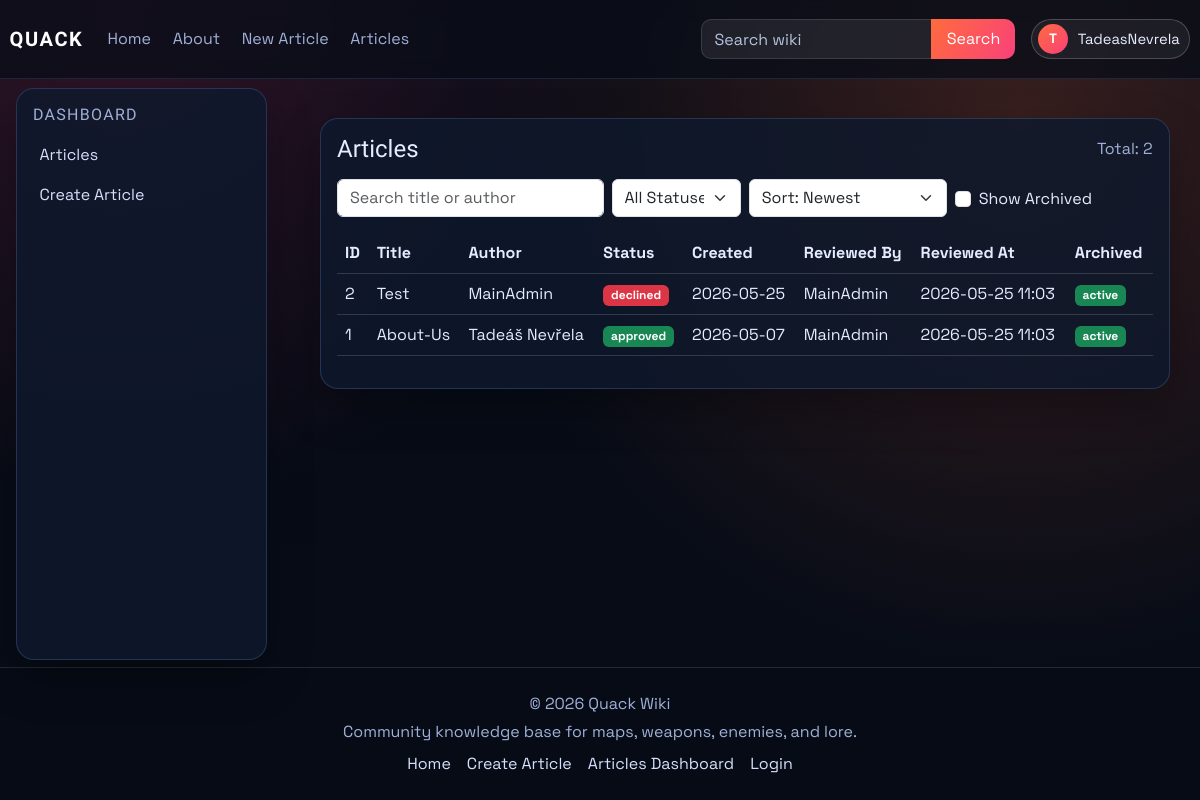
/dashboard/articles (signed in), run on an earlier commit of the app's database.
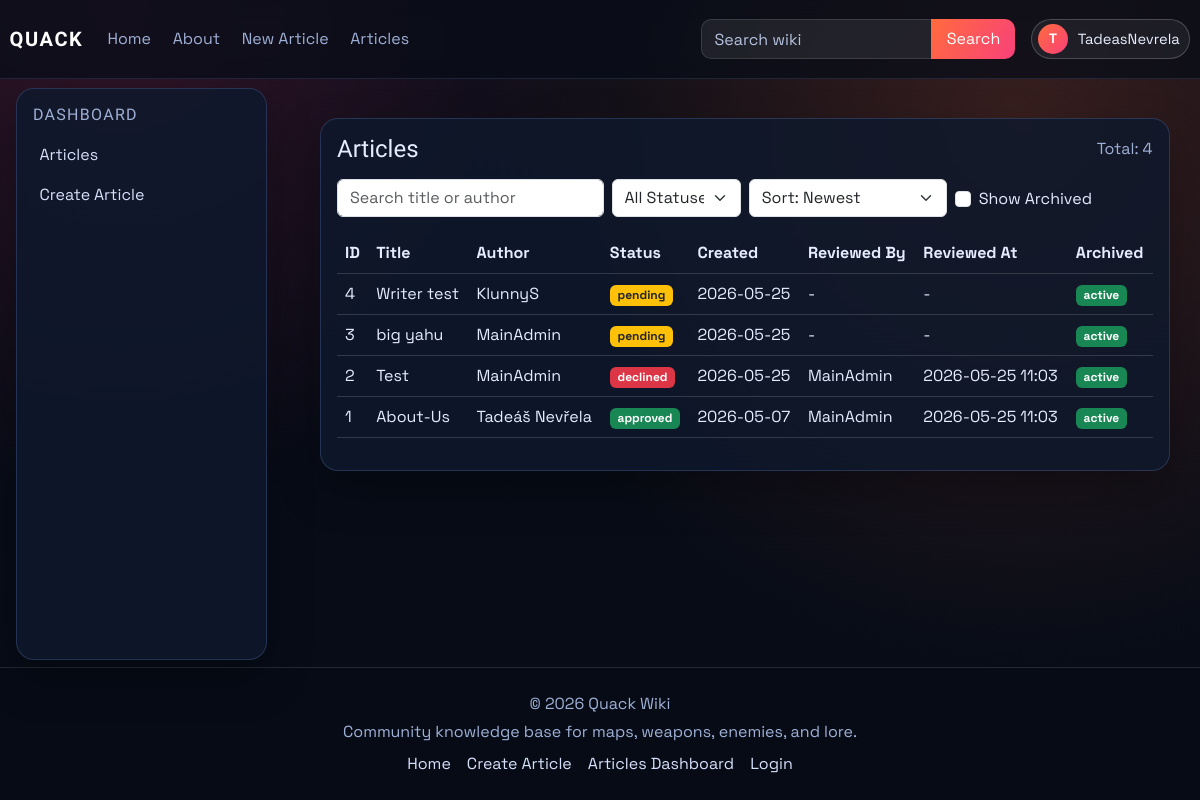
And on a later commit of the database.
### models.py (models this page shows, shortened)
class User(db.Model, UserMixin):
    id = db.Column(db.Integer, primary_key=True)
    username = db.Column(db.String(120), unique=True, nullable=False)
    email = db.Column(db.String(120), unique=True, nullable=False)
    password_hash = db.Column(db.String(128), nullable=False)
    created_at = db.Column(db.DateTime, default=datetime.utcnow)
    role = db.Column(db.String(30), default='user')
    is_archived = db.Column(db.Boolean, default=False, nullable=False)
    archived_at = db.Column(db.DateTime, nullable=True)

class Article(db.Model):
    id = db.Column(db.Integer, primary_key=True)
    title = db.Column(db.String(120), unique=True, nullable=False)
    author = db.Column(db.String(120), nullable=False)
    created_at = db.Column(db.DateTime, default=datetime.utcnow)
    image_url = db.Column(db.String(120), default='default.png')
    summary = db.Column(db.Text)
    content = db.Column(db.Text, nullable=False)
    tags = db.Column(db.JSON, default=list)
    status = db.Column(db.String(20), default='pending', nullable=False)
    approved_by = db.Column(db.String(120), nullable=True)
    approved_at = db.Column(db.DateTime, nullable=True)
    is_archived = db.Column(db.Boolean, default=False, nullable=False)
    archived_at = db.Column(db.DateTime, nullable=True)

### main.py (the view)
@app.route('/dashboard/articles')
@role_required(['admin', 'writer'])
def dashboard_articles():
    search = (request.args.get('q') or '').strip()
    status_filter = (request.args.get('status') or 'all').strip().lower()
    show_archived = request.args.get('show_archived') == '1'
    sort = (request.args.get('sort') or 'newest').strip().lower()
    query = Article.query
    if not show_archived:
        query = query.filter(Article.is_archived.is_(False))
    if search:
        like = f'%{search}%'
        query = query.filter((Article.title.ilike(like)) | (Article.author.ilike(like)))
    if status_filter in {'pending', 'approved', 'declined'}:
        query = query.filter(Article.status == status_filter)
    sort_map = {
        'newest': Article.created_at.desc(),
        'oldest': Article.created_at.asc(),
        'title_az': Article.title.asc(),
        'title_za': Article.title.desc(),
        'status_az': Article.status.asc(),
        'status_za': Article.status.desc(),
    }
    articles = query.order_by(sort_map.get(sort, Article.created_at.desc())).all()
    return render_template(
        'dashboard_articles.html',
        articles=articles,
        search=search,
        status_filter=status_filter,
        show_archived=show_archived,
        sort=sort,
    )

### main.py (called while the page is built)
@login_manager.user_loader
def load_user(user_id):
    return User.query.get(int(user_id))

def role_required(role_names: list):
    def decorator(func):
        @wraps(func)
        @login_required
        def wrapper(*args, **kwargs):
            if current_user.role not in role_names:
                abort(403)
            return func(*args, **kwargs)
        return wrapper
    return decorator

### templates/dashboard_articles.html (shortened to what this page needs)
{% extends "_base.html" %}
{% block content %}
<div class="container-fluid px-0">
    <section id="articles-section" class="card p-3">
        <div class="d-flex justify-content-between align-items-center mb-3">
            <h4 class="mb-0">Articles</h4>
            <span class="text-muted">Total: {{ articles|length }}</span>
        </div>
        <form method="GET" action="{{ url_for('dashboard_articles') }}" class="row g-2 mb-3" id="articlesFilterForm">
            <div class="col-md-4">
                <input class="form-control" type="search" name="q" value="{{ search }}" placeholder="Search title or author" id="articlesSearch">
            </div>
            <div class="col-md-2">
                <select class="form-select" name="status" onchange="this.form.submit()">
                    <option value="all" {% if status_filter == 'all' %}selected{% endif %}>All Statuses</option>
                </select>
            </div>
            <div class="col-md-3">
                <select class="form-select" name="sort" onchange="this.form.submit()">
                    <option value="newest" {% if sort == 'newest' %}selected{% endif %}>Sort: Newest</option>
                </select>
            </div>
            <div class="col-md-3">
                <div class="form-check mt-2">
                    <input class="form-check-input" type="checkbox" value="1" id="showArchivedArticles" name="show_archived" onchange="this.form.submit()" {% if show_archived %}checked{% endif %}>
                    <label class="form-check-label" for="showArchivedArticles">Show Archived</label>
                </div>
            </div>
        </form>
        <div class="table-responsive">
            <table class="table table-hover align-middle">
                <thead>
                    <tr>
                        <th>ID</th>
                        <th>Title</th>
                        <th>Author</th>
                        <th>Status</th>
                        <th>Created</th>
                        <th>Reviewed By</th>
                        <th>Reviewed At</th>
                        <th>Archived</th>
                    </tr>
                </thead>
                <tbody>
                    {% for article in articles %}
                    <tr>
                        <td>{{ article.id }}</td>
                        <td><a href="{{ url_for('article', article_title=article.title) }}">{{ article.title }}</a></td>
                        <td>{{ article.author }}</td>
                        <td>
                            {% if article.status == 'approved' %}
                            <span class="badge bg-success">approved</span>
                            {% elif article.status == 'declined' %}
                            <span class="badge bg-danger">declined</span>
                            {% else %}
                            <span class="badge bg-warning text-dark">pending</span>
                            {% endif %}
                        </td>
                        <td>{{ article.created_at.strftime('%Y-%m-%d') if article.created_at else '-' }}</td>
                        <td>{{ article.approved_by or '-' }}</td>
                        <td>{{ article.approved_at.strftime('%Y-%m-%d %H:%M') if article.approved_at else '-' }}</td>
                        <td>
                            {% if article.is_archived %}
                            <span class="badge bg-secondary">archived</span>
                            {% else %}
                            <span class="badge bg-success">active</span>
                            {% endif %}
                        </td>
                    </tr>
                    {% endfor %}
                </tbody>
            </table>
        </div>
    </section>
</div>
{% endblock %}

### templates/_base.html (shortened to what this page needs)
<!doctype html>
<html lang="en">
<head>
    <link href="https://cdn.jsdelivr.net/npm/bootstrap@5.3.3/dist/css/bootstrap.min.css" rel="stylesheet">
    <link rel="stylesheet" href="{{ url_for('static', filename='css/style.css') }}">
</head>
<body>
    {% include "partials/navbar.html" %}
    <div class="layout-shell container-fluid">
        <aside class="wiki-sidebar-detached d-none d-lg-block">
            {% include "partials/sidebar.html" %}
        </aside>
        <main class="page-content page-content-with-sidebar">
            {% block content %}{% endblock %}
        </main>
    </div>
    {% include "partials/footer.html" %}
</body>
</html>

### templates/partials/navbar.html (shortened to what this page needs)
﻿<nav class="navbar navbar-expand-lg main-nav">
    <div class="container-fluid nav-wrap">
        <a class="navbar-brand brand-mark" href="{{ url_for('index') }}">QUACK</a>
        <div class="collapse navbar-collapse" id="navbarNav">
            <ul class="navbar-nav me-auto nav-links">
                <li class="nav-item"><a class="nav-link" href="{{ url_for('index') }}">Home</a></li>
                <li class="nav-item"><a class="nav-link" href="{{ url_for('index') }}">About</a></li>
                <li class="nav-item"><a class="nav-link" href="{{ url_for('create_article') }}">New Article</a></li>
                {% if current_user.is_authenticated and current_user.role == "admin" %}
                <li class="nav-item"><a class="nav-link" href="{{ url_for('dashboard_users') }}">Dashboard</a></li>
                {% elif current_user.is_authenticated and current_user.role == "writer" %}
                <li class="nav-item"><a class="nav-link" href="{{ url_for('dashboard_articles') }}">Articles</a></li>
                {% endif %}
            </ul>
            <ul class="navbar-nav ms-auto align-items-lg-center nav-tools">
                <li class="nav-item nav-search-wrap">
                    <form class="nav-search" method="GET" action="{{ url_for('index') }}">
                        <input class="form-control" type="search" name="q" placeholder="Search wiki">
                        <button class="btn btn-brand" type="submit">Search</button>
                    </form>
                </li>
                {% if current_user.is_authenticated %}
                <li class="nav-item dropdown ms-lg-3">
                    <a class="profile-trigger" href="#" role="button" data-bs-toggle="dropdown" aria-expanded="false">
                        <span class="profile-avatar">{{ current_user.username[0]|upper }}</span>
                        <span class="profile-name">{{ current_user.username }}</span>
                    </a>
                </li>
                {% else %}
                <li class="nav-item ms-lg-3">
                    <a class="btn btn-outline-light nav-login-btn" href="{{ url_for('login') }}">Login</a>
                </li>
                {% endif %}
            </ul>
        </div>
    </div>
</nav>

### templates/partials/sidebar.html (shortened to what this page needs)
<nav class="wiki-sidebar">
    {% if current_user.is_authenticated and current_user.role in ['admin', 'writer'] and request.endpoint in ['dashboard_users', 'dashboard_articles'] %}
    <h6 class="sidebar-title">Dashboard</h6>
    <a href="{{ url_for('dashboard_articles') }}">Articles</a>
    <a href="{{ url_for('create_article') }}">Create Article</a>
    {% endif %}
</nav>

### templates/partials/footer.html
<footer class="site-footer">
    <div class="container-fluid">
        <div class="footer-content">
            <p class="mb-1">&copy; 2026 Quack Wiki</p>
            <p class="mb-0">Community knowledge base for maps, weapons, enemies, and lore.</p>
            <div class="footer-links">
                <a href="{{ url_for('index') }}">Home</a>
                <a href="{{ url_for('create_article') }}">Create Article</a>
                {% if current_user.is_authenticated and current_user.role == 'admin' %}
                <a href="{{ url_for('dashboard_users') }}">Admin Dashboard</a>
                {% elif current_user.is_authenticated and current_user.role == 'writer' %}
                <a href="{{ url_for('dashboard_articles') }}">Articles Dashboard</a>
                {% endif %}
                <a href="{{ url_for('login') }}">Login</a>
            </div>
        </div>
    </div>
</footer>

### static/css/style.css (style rules this page uses)
:root { --bg: #070c17; --bg-soft: #101a2d; --panel: rgba(14, 25, 44, 0.82); --panel-border: rgba(130, 170, 255, 0.2); --text: #e6ecff; --text-dim: #9fb0d6; --brand: #ff6b3d; --brand-2: #f9417a; --ok: #2ccf9f; --radius: 18px; --shadow: 0 18px 45px rgba(0, 0, 0, 0.3); --nav-height: 72px; --sidebar-width: 280px; --footer-height: 124px; }
* { box-sizing: border-box; }
body { margin: 0; color: var(--text); font-family: "Space Grotesk", sans-serif; background: radial-gradient(circle at 10% 0%, rgba(249, 65, 122, 0.18), transparent 38%), radial-gradient(circle at 85% 15%, rgba(255, 107, 61, 0.2), transparent 45%), linear-gradient(180deg, #060b16, var(--bg)); min-height: 100vh; display: flex; flex-direction: column; }
h1, h2, h3, h4, h5, h6, .navbar-brand { font-family: "Sora", sans-serif; }
a { text-decoration: none; color: inherit; }
.main-nav { position: fixed; top: 0; left: 0; right: 0; width: 100%; margin-top: 0; z-index: 40; backdrop-filter: blur(10px); background: rgba(8, 13, 24, 0.72); border-top: 0; border-bottom: 1px solid rgba(130, 170, 255, 0.15); }
.nav-wrap { padding: 0.7rem 0.6rem; }
.brand-mark { font-weight: 700; letter-spacing: 0.08em; color: #fff; }
.nav-links .nav-link { color: var(--text-dim); margin-right: 0.35rem; transition: color 0.2s ease; }
.nav-search { display: flex; align-items: stretch; gap: 0; }
.nav-search .form-control { background: rgba(255, 255, 255, 0.08); border: 1px solid rgba(255, 255, 255, 0.12); border-right: 0; border-radius: 10px 0 0 10px; color: #fff; min-width: 230px; height: 40px; }
.nav-search .form-control::placeholder { color: #b6c2de; }
.nav-search .btn { height: 40px; border-radius: 0 10px 10px 0; padding-inline: 0.95rem; }
.profile-trigger { height: 40px; display: inline-flex; align-items: center; gap: 0.6rem; padding: 0 0.6rem 0 0.35rem; border: 1px solid rgba(255, 255, 255, 0.2); border-radius: 999px; background: rgba(255, 255, 255, 0.06); color: #e8efff; transition: background-color 0.2s ease, border-color 0.2s ease; }
.profile-avatar { width: 30px; height: 30px; border-radius: 50%; display: inline-grid; place-items: center; font-weight: 700; font-size: 0.85rem; color: #fff; background: linear-gradient(135deg, var(--brand), var(--brand-2)); }
.profile-name { max-width: 130px; overflow: hidden; text-overflow: ellipsis; white-space: nowrap; font-size: 0.92rem; }
.layout-shell { padding: 5.6rem 1.2rem 1.2rem; flex: 1 0 auto; }
.wiki-sidebar-detached { position: fixed; top: var(--nav-height); left: 0; width: var(--sidebar-width); height: calc(100vh - var(--nav-height) - var(--footer-height)); padding: 1rem 0.8rem 1rem 1rem; z-index: 30; }
.wiki-sidebar { width: 100%; height: 100%; overflow-y: auto; padding: 1rem; border-radius: var(--radius); border: 1px solid var(--panel-border); background: var(--panel); box-shadow: var(--shadow); }
.sidebar-title { color: var(--text-dim); letter-spacing: 0.08em; text-transform: uppercase; margin-bottom: 0.7rem; }
.wiki-sidebar a { display: block; padding: 0.5rem 0.4rem; color: #d6e0fa; border-radius: 10px; transition: background-color 0.2s ease; }
.page-content { padding: 0.25rem 0.7rem; }
.page-content-with-sidebar { margin-left: calc(var(--sidebar-width) + 0.6rem); }
.card { border-radius: var(--radius); border: 1px solid var(--panel-border); background: var(--panel); color: var(--text); box-shadow: var(--shadow); }
.info-card p, .article-meta, .card p, .text-muted { color: var(--text-dim) !important; }
.btn-brand, .btn-primary { border: none; color: #fff; background: linear-gradient(120deg, var(--brand), var(--brand-2)); }
.table { --bs-table-bg: transparent; --bs-table-color: var(--text); --bs-table-border-color: rgba(255, 255, 255, 0.15); }
.site-footer { margin-top: auto; min-height: var(--footer-height); padding: 1.5rem 1rem; color: var(--text-dim); border-top: 1px solid rgba(255, 255, 255, 0.12); background: rgba(6, 11, 22, 0.55); }
.footer-content { text-align: center; }
.footer-links { display: flex; justify-content: center; gap: 1rem; flex-wrap: wrap; margin-top: 0.5rem; }
.footer-links a { color: #d6e0fa; }

What changed in the data, as far as the page shows it:
added Article: id "4", title "Writer test", author "KlunnyS", status "pending", created_at "2026-05-25", approved_by "-", approved_at "-", is_archived "active"
added Article: id "3", title "big yahu", author "MainAdmin", status "pending", created_at "2026-05-25", approved_by "-", approved_at "-", is_archived "active"
Also different on the page:
{{ articles|length }}: "2" → "4"
